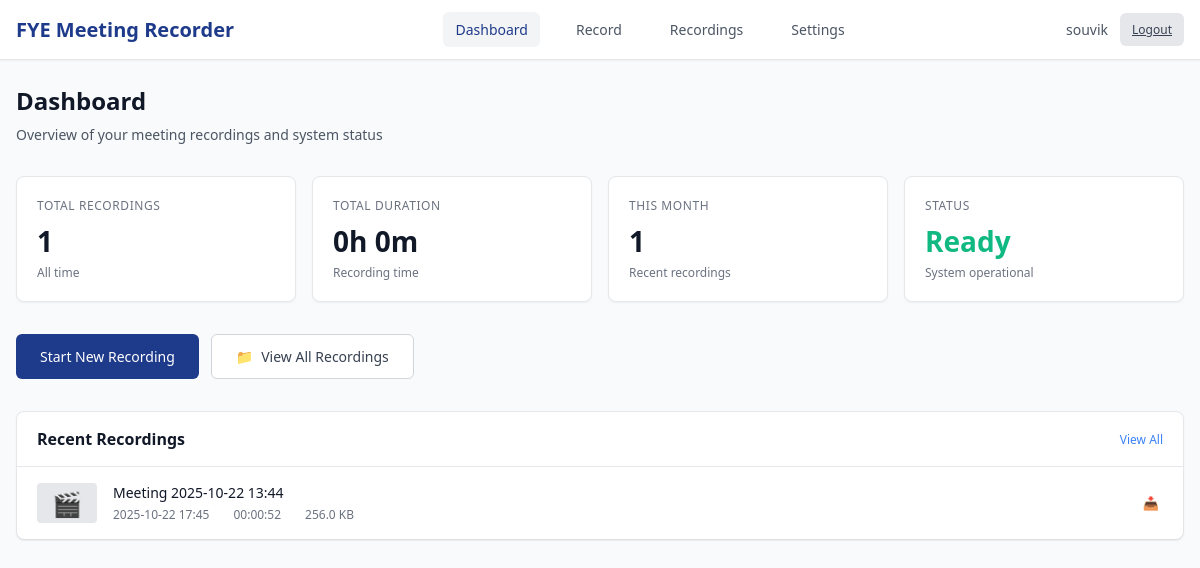
/dashboard (signed in), run on an earlier commit of the app's database.
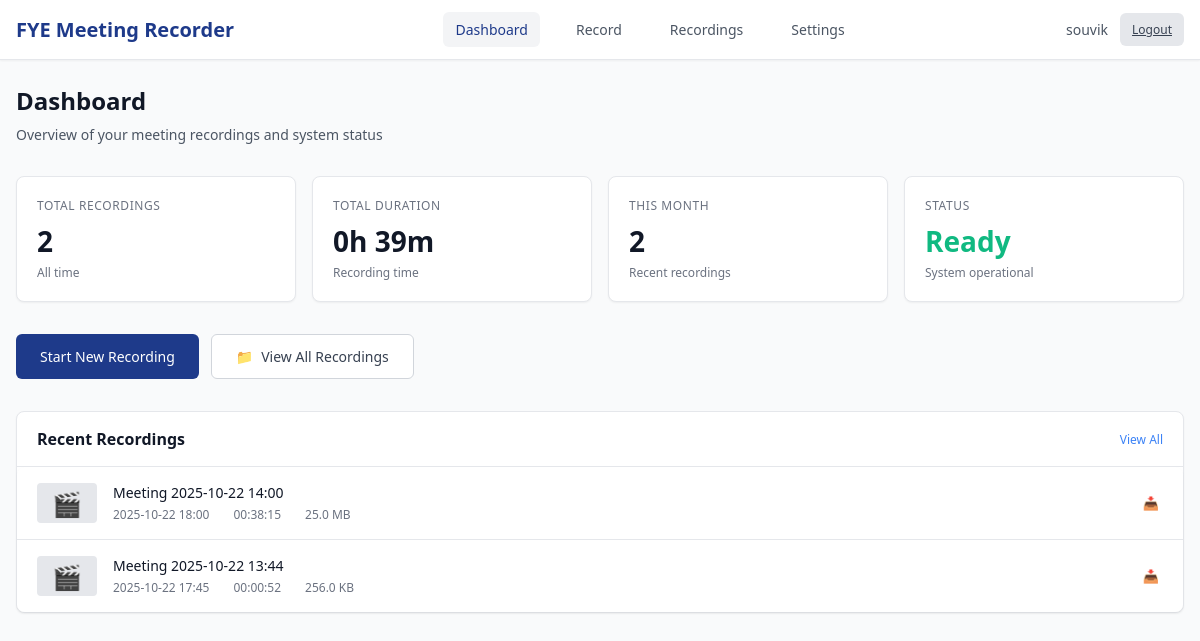
And on a later commit of the database.
### models.py (models this page shows, shortened)
class Recording(db.Model):
    id = db.Column(db.Integer, primary_key=True)
    title = db.Column(db.String(200), nullable=False)
    filename = db.Column(db.String(255), nullable=False)
    file_path = db.Column(db.String(500), nullable=False)
    file_size = db.Column(db.BigInteger, default=0)  # in bytes
    duration = db.Column(db.Integer, default=0)  # in seconds
    created_at = db.Column(db.DateTime, default=datetime.utcnow)
    started_at = db.Column(db.DateTime)
    ended_at = db.Column(db.DateTime)
    monitor_name = db.Column(db.String(200))
    resolution = db.Column(db.String(50))  # e.g., "1920x1080"
    uploaded = db.Column(db.Boolean, default=False)
    upload_url = db.Column(db.String(500))
    user_id = db.Column(db.Integer, db.ForeignKey('user.id'), nullable=False)
    status = db.Column(db.String(50), default='completed')  # recording, processing, completed, failed
    @property
    def duration_formatted(self):
        if not self.duration:
            return "00:00:00"
        hours = self.duration // 3600
        minutes = (self.duration % 3600) // 60
        seconds = self.duration % 60
        return f"{hours:02d}:{minutes:02d}:{seconds:02d}"
    @property
    def file_size_formatted(self):
        if not self.file_size:
            return "0 B"
        size = self.file_size  # Work with a copy to avoid modifying the actual value
        for unit in ['B', 'KB', 'MB', 'GB']:
            if size < 1024:
                return f"{size:.1f} {unit}"
            size /= 1024
        return f"{size:.1f} TB"

### app.py (the view)
@app.route('/dashboard')
@login_required
def dashboard():
    recent_recordings = Recording.query.filter_by(user_id=current_user.id)\
        .order_by(Recording.created_at.desc()).limit(6).all()
    total_recordings = Recording.query.filter_by(user_id=current_user.id).count()
    total_duration = db.session.query(db.func.sum(Recording.duration))\
        .filter_by(user_id=current_user.id).scalar() or 0
    return render_template('dashboard.html',
                         recent_recordings=recent_recordings,
                         total_recordings=total_recordings,
                         total_duration=total_duration)

### app.py (called while the page is built)
@login_manager.user_loader
def load_user(user_id):
    return User.query.get(int(user_id))

### templates/dashboard.html (shortened to what the changed rows need)
<!DOCTYPE html>
<html lang="en">
<head>
</head>
<body>
    <main class="container">
        <div class="page-header">
            <h1 class="page-title">Dashboard</h1>
        </div>
        <div class="stats-grid">
            <div class="stat-card">
                <div class="stat-label">Total Recordings</div>
                <div class="stat-value">{{ total_recordings }}</div>
                <div class="stat-subtext">All time</div>
            </div>
            <div class="stat-card">
                <div class="stat-label">Total Duration</div>
                <div class="stat-value">{{ (total_duration // 3600) }}h {{ ((total_duration % 3600) // 60) }}m</div>
                <div class="stat-subtext">Recording time</div>
            </div>
            <div class="stat-card">
                <div class="stat-label">This Month</div>
                <div class="stat-value">{{ recent_recordings|length }}</div>
                <div class="stat-subtext">Recent recordings</div>
            </div>
        </div>
        <div class="recent-recordings">
            <div class="section-header">
                <h2 class="section-title">Recent Recordings</h2>
            </div>
            {% if recent_recordings %}
                <div class="recordings-list">
                    {% for recording in recent_recordings %}
                    <div class="list-item" onclick="playRecording('{{ recording.id }}', event)">
                        <div class="list-thumbnail">
                            {% if recording.file_path %}
                                🎬
                            {% else %}
                                📹
                            {% endif %}
                        </div>
                        <div class="list-info">
                            <div class="list-title">{{ recording.title }}</div>
                            <div class="list-meta">
                                <span>{{ recording.created_at.strftime('%Y-%m-%d %H:%M') }}</span>
                                <span>{{ recording.duration_formatted }}</span>
                                <span>{{ recording.file_size_formatted }}</span>
                            </div>
                        </div>
                        <div class="list-actions">
                            <a href="{{ url_for('download_recording', recording_id=recording.id) }}"
                               class="download-btn"
                               onclick="event.stopPropagation()"
                               title="Download recording">
                                📥
                            </a>
                        </div>
                    </div>
                    {% endfor %}
                </div>
            {% else %}
                <div class="empty-state">
                    <div class="empty-icon">📹</div>
                    <p>No recordings yet. Start your first meeting recording!</p>
                </div>
            {% endif %}
        </div>
    </main>
</body>
</html>

What changed in the data, as far as the page shows it:
added Recording: title "Meeting 2025-10-22 14:00", created_at "2025-10-22 18:00", duration_formatted "00:38:15", file_size_formatted "25.0 MB"
Also different on the page:
{{ total_recordings }}: "1" → "2"
{{ ((total_duration % 3600) // 60) }}: "0" → "39"
{{ recent_recordings|length }}: "1" → "2"
